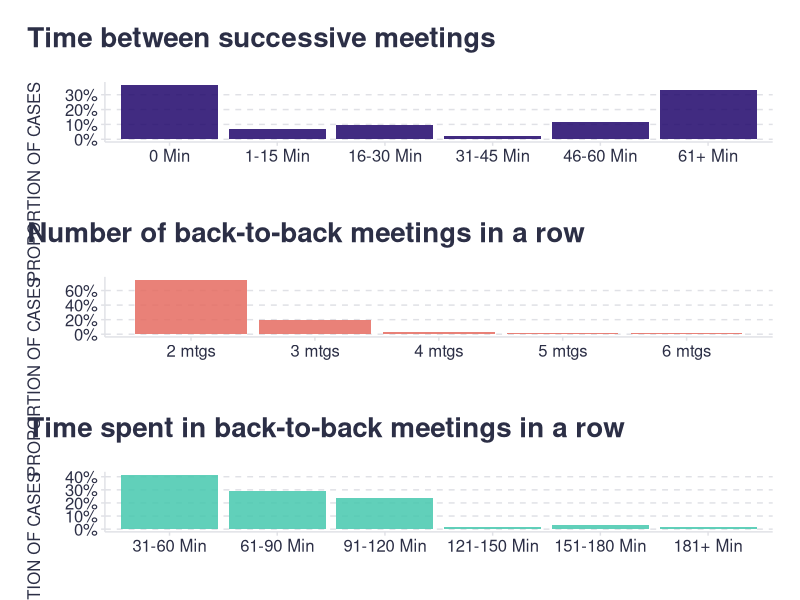

Source code (R):
## ---- chunk 1

# uploading libraries
library(tidyverse)
library(patchwork)

# uploading datasets from the platform
data1 <- readr::read_delim("./timeisltd-chart1.csv",delim = ";") %>%
  rename(cat = `...1`)
data2 <- readr::read_delim("./timeisltd-chart2.csv",delim = ";") %>%
  rename(cat = `...1`)
data3 <- readr::read_delim("./timeisltd-chart3.csv",delim = ";") %>%
  rename(cat = `...1`)

# Time between successive meetings
g1 <- data1 %>%
  dplyr::mutate(
    all = sum(data),
    prop = data/all
  ) %>%
  ggplot2::ggplot(aes(x = cat, y = prop)) +
  ggplot2::geom_bar(stat = "identity", fill = "#20066b", alpha = 0.85) +
  ggplot2::scale_y_continuous(labels = scales::percent_format()) +
  ggplot2::labs(
    x = "",
    title = "Time between successive meetings",
    y = "PROPORTION OF CASES"
  ) +
  ggplot2::theme(plot.title = element_text(color = '#2C2F46', face = "bold", size = 20, margin=margin(0,0,20,0)),
        plot.subtitle = element_text(color = '#2C2F46', face = "plain", size = 16, margin=margin(0,0,20,0)),
        plot.caption = element_text(color = '#2C2F46', face = "plain", size = 11, hjust = 0),
        axis.title.x.bottom = element_text(margin = margin(t = 0, r = 0, b = 0, l = 0), color = '#2C2F46', face = "plain", size = 13, lineheight = 16, hjust = 0),
        axis.title.y.left = element_text(margin = margin(t = 0, r = 15, b = 0, l = 0), color = '#2C2F46', face = "plain", size = 12, lineheight = 16, hjust = 1),
        axis.title.y.right = element_text(margin = margin(t = 0, r = 0, b = 0, l = 15), color = '#2C2F46', face = "plain", size = 13, lineheight = 16, hjust = 0),
        axis.text = element_text(color = '#2C2F46', face = "plain", size = 12, lineheight = 16),
        axis.line.x = element_line(colour = "#E0E1E6"),
        axis.line.y = element_line(colour = "#E0E1E6"),
        legend.position=c(.15,.5),
        legend.key = element_rect(fill = "white"),
        legend.key.width = unit(1.6, "line"),
        legend.margin = margin(-0.8,0,0,0, unit="cm"),
        legend.text = element_text(color = '#2C2F46', face = "plain", size = 10, lineheight = 16),
        panel.background = element_blank(),
        panel.grid.major.y = element_line(color = "#E0E1E6", linetype = "dashed"),
        panel.grid.major.x = element_blank(),
        panel.grid.minor = element_blank(),
        axis.ticks.x = element_line(color = "#E0E1E6"),
        axis.ticks.y = element_line(color = "#E0E1E6"),
        plot.margin=unit(c(5,5,5,5),"mm"), 
        plot.title.position = "plot",
        plot.caption.position =  "plot"
  )

# Number of back-to-back meetings in a row
g2 <- data2 %>%
  dplyr::mutate(
    all = sum(data),
    prop = data/all,
    cat = as.numeric(cat)
  ) %>%
  ggplot2::ggplot(aes(x = cat, y = prop)) +
  ggplot2::geom_bar(stat = "identity", fill = "#e56b61", alpha = 0.85) +
  ggplot2::scale_y_continuous(labels = scales::percent_format()) +
  ggplot2::scale_x_continuous(labels = scales::number_format(suffix = " mtgs", accuracy = 1)) +
  ggplot2::labs(
    x = "",
    title = "Number of back-to-back meetings in a row",
    y = "PROPORTION OF CASES"
  ) +
  ggplot2::theme(plot.title = element_text(color = '#2C2F46', face = "bold", size = 20, margin=margin(0,0,20,0)),
        plot.subtitle = element_text(color = '#2C2F46', face = "plain", size = 16, margin=margin(0,0,20,0)),
        plot.caption = element_text(color = '#2C2F46', face = "plain", size = 11, hjust = 0),
        axis.title.x.bottom = element_text(margin = margin(t = 0, r = 0, b = 0, l = 0), color = '#2C2F46', face = "plain", size = 13, lineheight = 16, hjust = 0),
        axis.title.y.left = element_text(margin = margin(t = 0, r = 15, b = 0, l = 0), color = '#2C2F46', face = "plain", size = 12, lineheight = 16, hjust = 1),
        axis.title.y.right = element_text(margin = margin(t = 0, r = 0, b = 0, l = 15), color = '#2C2F46', face = "plain", size = 13, lineheight = 16, hjust = 0),
        axis.text = element_text(color = '#2C2F46', face = "plain", size = 12, lineheight = 16),
        axis.line.x = element_line(colour = "#E0E1E6"),
        axis.line.y = element_line(colour = "#E0E1E6"),
        legend.position=c(.15,.5),
        legend.key = element_rect(fill = "white"),
        legend.key.width = unit(1.6, "line"),
        legend.margin = margin(-0.8,0,0,0, unit="cm"),
        legend.text = element_text(color = '#2C2F46', face = "plain", size = 10, lineheight = 16),
        panel.background = element_blank(),
        panel.grid.major.y = element_line(color = "#E0E1E6", linetype = "dashed"),
        panel.grid.major.x = element_blank(),
        panel.grid.minor = element_blank(),
        axis.ticks.x = element_line(color = "#E0E1E6"),
        axis.ticks.y = element_line(color = "#E0E1E6"),
        plot.margin=unit(c(5,5,5,5),"mm"), 
        plot.title.position = "plot",
        plot.caption.position =  "plot"
  )

# Time spent in back-to-back meetings in a row
g3 <- data3 %>%
  dplyr::mutate(
    all = sum(data),
    prop = data/all,
    cat = factor(cat, levels = c("31-60 Min", "61-90 Min", "91-120 Min", "121-150 Min", "151-180 Min", "181+ Min"), ordered = TRUE)
  ) %>%
  ggplot2::ggplot(aes(x = cat, y = prop)) +
  ggplot2::geom_bar(stat = "identity", fill = "#46c8ae", alpha = 0.85) +
  ggplot2::scale_y_continuous(labels = scales::percent_format(accuracy = 1)) +
  ggplot2::labs(
    x = "",
    title = "Time spent in back-to-back meetings in a row",
    y = "PROPORTION OF CASES"
  ) +
  ggplot2::theme(plot.title = element_text(color = '#2C2F46', face = "bold", size = 20, margin=margin(0,0,20,0)),
        plot.subtitle = element_text(color = '#2C2F46', face = "plain", size = 16, margin=margin(0,0,20,0)),
        plot.caption = element_text(color = '#2C2F46', face = "plain", size = 11, hjust = 0),
        axis.title.x.bottom = element_text(margin = margin(t = 0, r = 0, b = 0, l = 0), color = '#2C2F46', face = "plain", size = 13, lineheight = 16, hjust = 0),
        axis.title.y.left = element_text(margin = margin(t = 0, r = 15, b = 0, l = 0), color = '#2C2F46', face = "plain", size = 12, lineheight = 16, hjust = 1),
        axis.title.y.right = element_text(margin = margin(t = 0, r = 0, b = 0, l = 15), color = '#2C2F46', face = "plain", size = 13, lineheight = 16, hjust = 0),
        axis.text = element_text(color = '#2C2F46', face = "plain", size = 12, lineheight = 16),
        axis.line.x = element_line(colour = "#E0E1E6"),
        axis.line.y = element_line(colour = "#E0E1E6"),
        legend.position=c(.15,.5),
        legend.key = element_rect(fill = "white"),
        legend.key.width = unit(1.6, "line"),
        legend.margin = margin(-0.8,0,0,0, unit="cm"),
        legend.text = element_text(color = '#2C2F46', face = "plain", size = 10, lineheight = 16),
        panel.background = element_blank(),
        panel.grid.major.y = element_line(color = "#E0E1E6", linetype = "dashed"),
        panel.grid.major.x = element_blank(),
        panel.grid.minor = element_blank(),
        axis.ticks.x = element_line(color = "#E0E1E6"),
        axis.ticks.y = element_line(color = "#E0E1E6"),
        plot.margin=unit(c(5,5,5,5),"mm"), 
        plot.title.position = "plot",
        plot.caption.position =  "plot"
  )

# putting graphs together
g <- g1/g2/g3

print(g)

